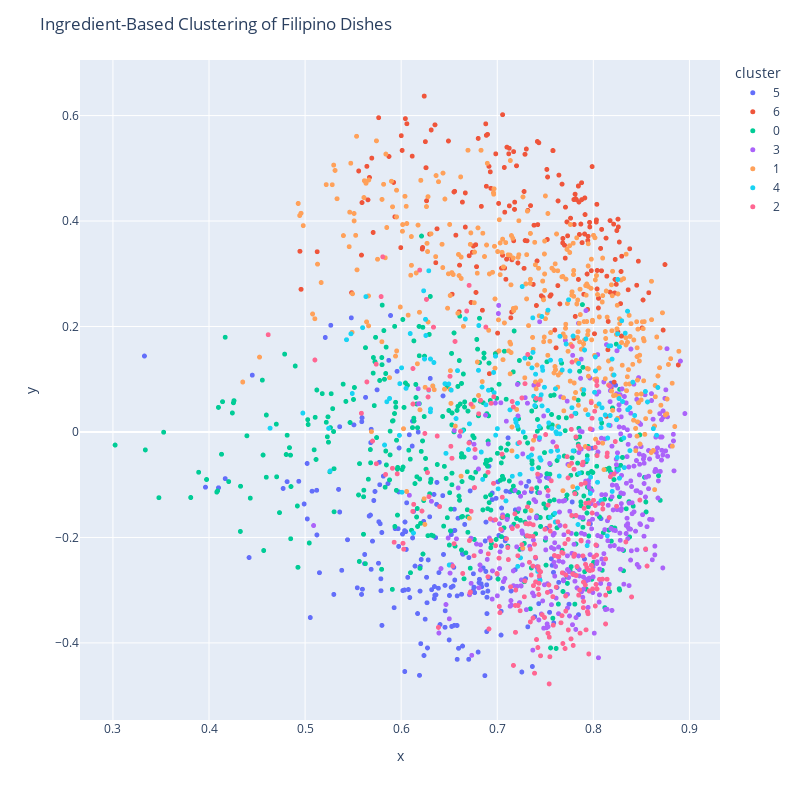

This figure's notebook cell:
### Markdown cell above
## Visualization

### Code cell
import plotly.express as px
import pandas as pd

# Dimensionality reduction for visualization
dimensions_to_keep = 2
svd = TruncatedSVD(n_components=dimensions_to_keep)
reduced_embeddings = svd.fit_transform(reduced_embeddings)

ingredients_format = [
    "<br>".join(recipe["ingredients"]) for recipe in cleaned_recipes
]

df = pd.DataFrame(
    {
        "x": reduced_embeddings[:, 0],
        "y": reduced_embeddings[:, 1],
        "cluster": cluster_labels.astype(str),
        "recipe_name": [recipe["name"] for recipe in cleaned_recipes],
        "ingredients": ingredients_format,
    }
)

fig = px.scatter(
    df,
    x="x",
    y="y",
    color="cluster",
    hover_name="recipe_name",
    hover_data=["ingredients"],
    width=800,
    height=800,
)

fig.update_traces(marker=dict(size=5))
fig.update_layout(title="Ingredient-Based Clustering of Filipino Dishes")

fig.show()

### Figure 1 — Plotly figure (JSON) as saved in the notebook; plotly's stock layout.template omitted (floating-point values rounded to 4 significant figures; data arrays with more than 128 entries replaced by an {"elided": "..."} marker saying what was removed)
{"data": [{"customdata": {"elided": "215x1 str values"}, "hovertemplate": "<b>%{hovertext}</b><br><br>cluster=5<br>x=%{x}<br>y=%{y}<br>ingredients=%{customdata[0]}<extra></extra>", "hovertext": {"elided": "215 str values"}, "legendgroup": "5", "marker": {"color": "#636efa", "size": 5, "symbol": "circle"}, "mode": "markers", "name": "5", "showlegend": true, "type": "scattergl", "x": {"elided": "215 float values"}, "xaxis": "x", "y": {"elided": "215 float values"}, "yaxis": "y"}, {"customdata": {"elided": "204x1 str values"}, "hovertemplate": "<b>%{hovertext}</b><br><br>cluster=6<br>x=%{x}<br>y=%{y}<br>ingredients=%{customdata[0]}<extra></extra>", "hovertext": {"elided": "204 str values"}, "legendgroup": "6", "marker": {"color": "#EF553B", "size": 5, "symbol": "circle"}, "mode": "markers", "name": "6", "showlegend": true, "type": "scattergl", "x": {"elided": "204 float values"}, "xaxis": "x", "y": {"elided": "204 float values"}, "yaxis": "y"}, {"customdata": {"elided": "433x1 str values"}, "hovertemplate": "<b>%{hovertext}</b><br><br>cluster=0<br>x=%{x}<br>y=%{y}<br>ingredients=%{customdata[0]}<extra></extra>", "hovertext": {"elided": "433 str values"}, "legendgroup": "0", "marker": {"color": "#00cc96", "size": 5, "symbol": "circle"}, "mode": "markers", "name": "0", "showlegend": true, "type": "scattergl", "x": {"elided": "433 float values"}, "xaxis": "x", "y": {"elided": "433 float values"}, "yaxis": "y"}, {"customdata": {"elided": "390x1 str values"}, "hovertemplate": "<b>%{hovertext}</b><br><br>cluster=3<br>x=%{x}<br>y=%{y}<br>ingredients=%{customdata[0]}<extra></extra>", "hovertext": {"elided": "390 str values"}, "legendgroup": "3", "marker": {"color": "#ab63fa", "size": 5, "symbol": "circle"}, "mode": "markers", "name": "3", "showlegend": true, "type": "scattergl", "x": {"elided": "390 float values"}, "xaxis": "x", "y": {"elided": "390 float values"}, "yaxis": "y"}, {"customdata": {"elided": "394x1 str values"}, "hovertemplate": "<b>%{hovertext}</b><br><br>cluster=1<br>x=%{x}<br>y=%{y}<br>ingredients=%{customdata[0]}<extra></extra>", "hovertext": {"elided": "394 str values"}, "legendgroup": "1", "marker": {"color": "#FFA15A", "size": 5, "symbol": "circle"}, "mode": "markers", "name": "1", "showlegend": true, "type": "scattergl", "x": {"elided": "394 float values"}, "xaxis": "x", "y": {"elided": "394 float values"}, "yaxis": "y"}, {"customdata": {"elided": "174x1 str values"}, "hovertemplate": "<b>%{hovertext}</b><br><br>cluster=4<br>x=%{x}<br>y=%{y}<br>ingredients=%{customdata[0]}<extra></extra>", "hovertext": {"elided": "174 str values"}, "legendgroup": "4", "marker": {"color": "#19d3f3", "size": 5, "symbol": "circle"}, "mode": "markers", "name": "4", "showlegend": true, "type": "scattergl", "x": {"elided": "174 float values"}, "xaxis": "x", "y": {"elided": "174 float values"}, "yaxis": "y"}, {"customdata": {"elided": "264x1 str values"}, "hovertemplate": "<b>%{hovertext}</b><br><br>cluster=2<br>x=%{x}<br>y=%{y}<br>ingredients=%{customdata[0]}<extra></extra>", "hovertext": {"elided": "264 str values"}, "legendgroup": "2", "marker": {"color": "#FF6692", "size": 5, "symbol": "circle"}, "mode": "markers", "name": "2", "showlegend": true, "type": "scattergl", "x": {"elided": "264 float values"}, "xaxis": "x", "y": {"elided": "264 float values"}, "yaxis": "y"}], "layout": {"height": 800, "legend": {"title": {"text": "cluster"}, "tracegroupgap": 0}, "margin": {"t": 60}, "title": {"text": "Ingredient-Based Clustering of Filipino Dishes"}, "width": 800, "xaxis": {"anchor": "y", "domain": [0, 1], "title": {"text": "x"}}, "yaxis": {"anchor": "x", "domain": [0, 1], "title": {"text": "y"}}}}
